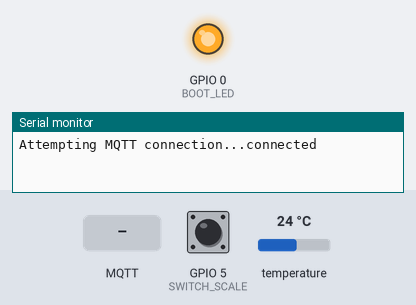
A sketch run on a simulated ESP8266 (NodeMCU). Parts: output pins drawn as LEDs (lit = HIGH), the last lines printed to the serial monitor. The inputs (shaded band) are chosen by the test bench; at power-on: GPIO 5 (SWITCH_SCALE) HIGH, temperature 24 °C. WiFi joins after 1.5 s; servers stay silent unless stated; no MQTT or app messages arrive unless stated.

Above: at 2.7 s.
2.8 s: MQTT message "192.168.2." arrives on the first subscribed topic
4.8 s: MQTT message "F" arrives on the first subscribed topic
6.3 s: MQTT message "C" arrives on the first subscribed topic
At 6.7 s:
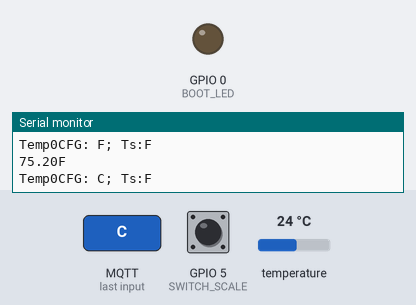
Timing chart, 0 to 9.3 s (numbered marks = the images above; inputs shaded):
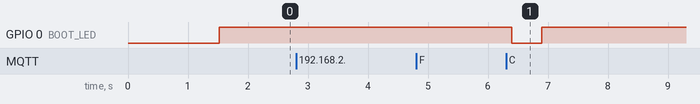

Measured:
- after the input at 6.3 s, GPIO 0 (BOOT_LED): HIGH → LOW after 0.09 s, → HIGH 0.50 s later

The sketch:

Esp-18b20.ino
```cpp
#include "wifi.h"
#include <PubSubClient.h>
#include <ESP8266WiFi.h>
#include <DNSServer.h>
#include <ESP8266WebServer.h>
#include <WiFiManager.h>          //https://github.com/tzapu/WiFiManager

#include <OneWire.h>
#include <DallasTemperature.h>

//One Wire bus on pin X
#define ONE_WIRE_BUS 4

//Use blue LED for Wifi
#define WIFI_LED 2
//Use red LED for boot indication
#define BOOT_LED 0
//use pin X for button to toggle switch between C and F reporting
#define SWITCH_SCALE 5
//seconds between temperature checks
#define SECS_BETWEEN_TEMP_CHECKS 3

// oneWire instance
OneWire oneWire(ONE_WIRE_BUS);

// Pass oneWire reference to Dallas Temperature.
DallasTemperature sensors(&oneWire);

//MQTT server IPs (different IPs based on which Wifi Network connected to
const char* mqtt_server = "192.168.0.172";
const char* mqtt_server_2 = "192.168.2.113";

//MQTT topic to publish under
const char* mqtt_sensor_name = "Temp0";

//MQTT topic for switching Temp Scale (C or F)
const char* mqtt_sensor_cfg = "Temp0CFG";

//MQTT device name for id to server
const char* mqtt_client_name = "ESP12_temp_sensor0";

volatile char TempScale={'F'};

volatile bool wLedState=HIGH;

volatile bool sentOneShot=false;

WiFiClient espClient;
PubSubClient client(espClient);
long lastMsg = 0;
float temp = 0;
float temp0 = 0;

//gets called when WiFiManager enters configuration mode
void configModeCallback (WiFiManager *myWiFiManager) {
  Serial.println("Entered config mode");
  Serial.println(WiFi.softAPIP());
  Serial.println(myWiFiManager->getConfigPortalSSID());
}

void reconnect() {
  wLedState=LOW;
  digitalWrite(WIFI_LED, wLedState);

  // Loop until we're reconnected
  while (!client.connected()) {

  Serial.print("Attempting MQTT connection...");
    // Attempt to connect
    if (client.connect(mqtt_client_name)) {
      Serial.println("connected");
    } else {
      wLedState=!wLedState;
      digitalWrite(WIFI_LED, wLedState);

      Serial.print("failed, rc=");
      Serial.print(client.state());
      Serial.println(" try again in 3 seconds");
      // Wait 3 seconds before retrying
      delay(3000);
    }
  }

  client.subscribe(mqtt_sensor_cfg);

  wLedState=HIGH;
  digitalWrite(WIFI_LED, wLedState);
}

/*
 * The setup function. We only start the sensors here
 */
void setup(void)
{
 pinMode(BOOT_LED, OUTPUT);
 pinMode(SWITCH_SCALE, INPUT_PULLUP);
 digitalWrite(BOOT_LED, LOW);
  // start serial port
  Serial.begin(115200);

  // Start up the library
  sensors.begin();
  sensors.setResolution(11);

  WiFiManager wifiManager;
  wifiManager.setAPCallback(configModeCallback);

  if (!wifiManager.autoConnect()) {
    Serial.println("failed to connect and hit timeout");
    //reset and try again, or maybe put it to deep sleep
    ESP.reset();
    delay(1000);
  }
  if (WiFi.localIP().toString().substring(0,10)=="192.168.2.") {
    client.setServer(mqtt_server_2, 1883);
  } else {
    client.setServer(mqtt_server, 1883);
  }
  client.setCallback(callback);
  //check temp scale topic
  client.subscribe(mqtt_sensor_cfg);

  digitalWrite(BOOT_LED, HIGH);
}

/*
 * Main function, get and show the temperature
 */
void loop(void)
{
  bool checkSwitch=digitalRead(SWITCH_SCALE);

  if (checkSwitch==LOW) {
   if (sentOneShot==false) {
    sentOneShot=true;

    digitalWrite(BOOT_LED, LOW);
    if (TempScale=='F') {
     client.publish(mqtt_sensor_cfg, "C");
    } else {
     client.publish(mqtt_sensor_cfg, "F");
    }
   } else {
    digitalWrite(BOOT_LED, HIGH);
   }
  }
  if (!client.connected()) {
    reconnect();
  }
  client.loop();

  long now = millis();
  if (now - lastMsg > (SECS_BETWEEN_TEMP_CHECKS * 1000)) {
    lastMsg = now;
    sensors.requestTemperatures(); // Send the command to get temperatures

    if (TempScale=='F') {
     temp = sensors.getTempFByIndex(0);
    } else {
     temp = sensors.getTempCByIndex(0);
    }

   Serial.print(temp);
//   Serial.print((char)223);
   Serial.println(TempScale);

    //don't update mqtt if same temp value or invalid value
    if((temp > -60) && (temp <170) && (temp != temp0)) {
     // blink Wifi LED and send mqtt update
     digitalWrite(wLedState, LOW);
     client.publish(mqtt_sensor_name, String(temp).c_str());
     digitalWrite(wLedState, HIGH);
     //update t0 with current temp
     temp0 = temp;
    }
  }
}


void callback(char* topic, byte* payload, unsigned int length) {
 if (String(topic)==String(mqtt_sensor_cfg)) {
  Serial.print(topic);
  Serial.print(": ");
  Serial.write(payload[0]);
  Serial.print("; Ts:");
  Serial.write(TempScale);
  Serial.println("");

  if ((char)payload[0] != (char)TempScale) {
   if (length == 1) {
    if ((char)payload[0]=='C' || (char)payload[0]=='F') {
     sentOneShot=false;
     digitalWrite(BOOT_LED, LOW);
     TempScale=payload[0];
     delay(500);
     digitalWrite(BOOT_LED, HIGH);
    }
   }
  }
 }
}
```
